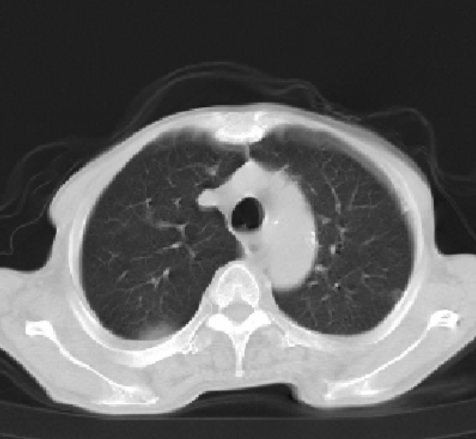
#> input picture ex1/lung.png, 476 x 439 px
$ python open_window.py
#> lines starting #> are read from the running program, lines starting #| are printed output that depends on the picture; after the words box and inside, x2 and y2 are one past the last pixel; in counts of white or black regions, pixels touching at a corner belong together
import numpy as np
import matplotlib.pyplot as plt
import cv2

img = cv2.imread("lung.png", 0).astype(np.float64)
#> img: shape (439, 476) float64; min 8, max 255, mean 95.3
cv2.imshow("origin", img/255)

x = np.arange(256)
fig, ax = plt.subplots(3, 1)

mask1 = (img >= 60) & (img <= 145)
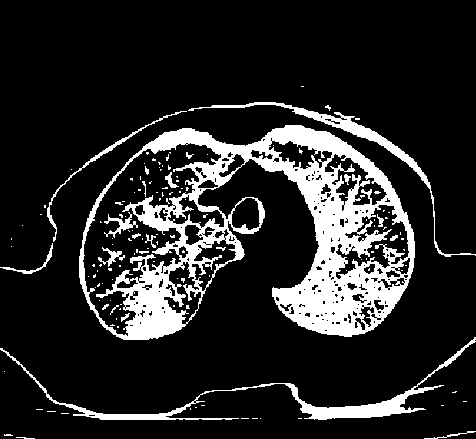
#> mask1: shape (439, 476) bool; 15.5% white; 140 white regions (117 under 20 px), largest, box (x1, y1, x2, y2) and area: (79, 125, 415, 340) 25227, (0, 337, 476, 420) 3152, (188, 102, 476, 257) 1805
img1 = img.copy()
img1[~mask1] = 0
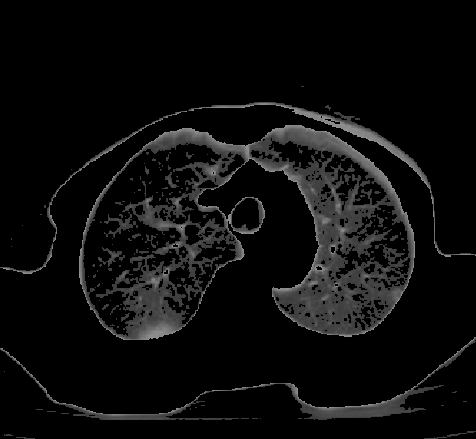
#> img1: shape (439, 476) float64; min 0, max 145, mean 12.5

y = x.copy()
y[(x<=60) | (x>=145)] = 0
ax[0].plot(x, y)


mask2 = (img > 150) & (img <= 210)
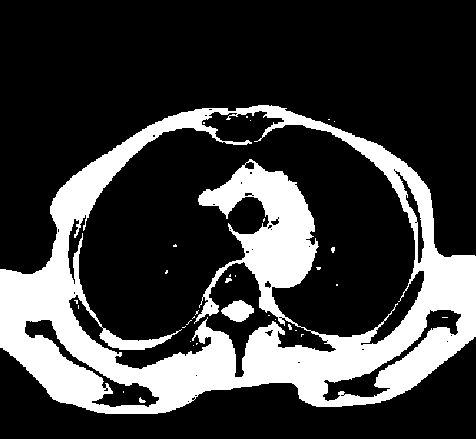
#> mask2: shape (439, 476) bool; 24.1% white; 33 white regions (29 under 20 px), largest, box (x1, y1, x2, y2) and area: (0, 105, 476, 414) 49674, (221, 300, 254, 322) 462, (225, 278, 232, 283) 24, (139, 397, 146, 403) 24
img2 = img.copy()
img2[~mask2] = 0
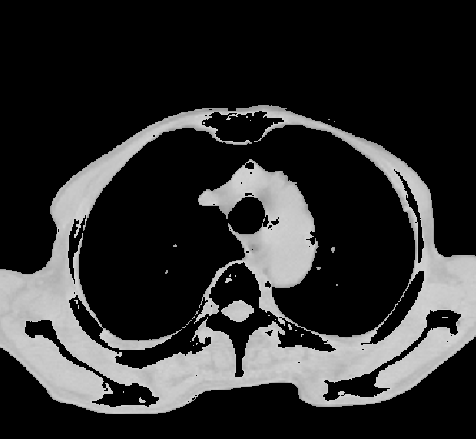
#> img2: shape (439, 476) float64; min 0, max 210, mean 46.7
y = x.copy()
y[(x<150) | (x>=210)] = 0
ax[1].plot(x, y)

mask3 = (img > 210)
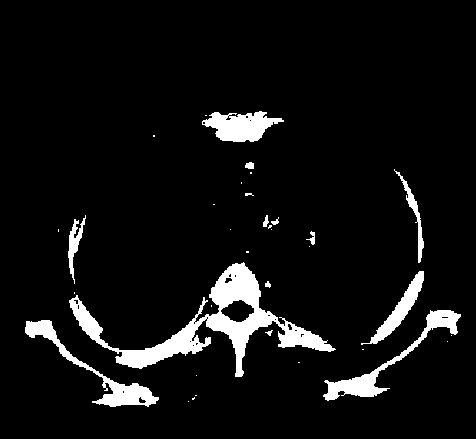
#> mask3: shape (439, 476) bool; 6.7% white; 35 white regions (22 under 20 px), largest, box (x1, y1, x2, y2) and area: (69, 262, 336, 377) 6529, (323, 310, 461, 401) 1867, (25, 320, 159, 407) 1842
img3 = img.copy()
img3[~mask3] = 0
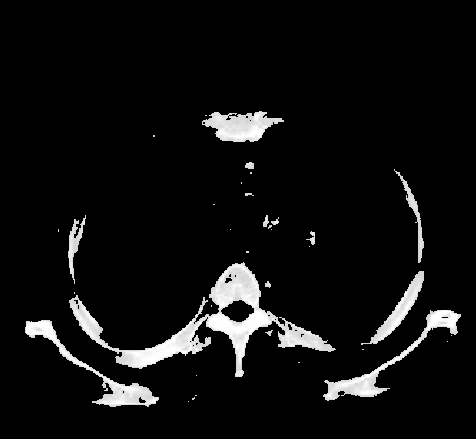
#> img3: shape (439, 476) float64; min 0, max 255, mean 15.4
y = x.copy()
y[x<210] = 0
ax[2].plot(x, y)

plt.show()
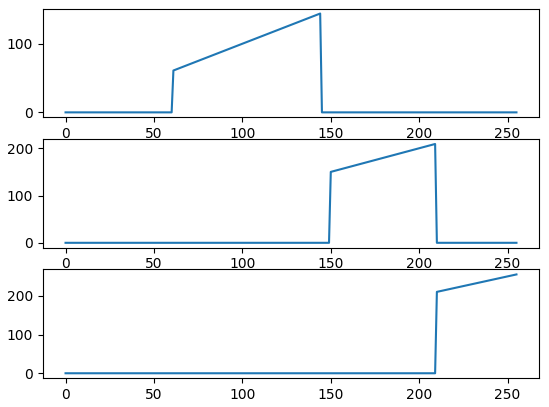
#> figure drawn by matplotlib, 3 panels; panel 1: curve peaks at x = 144, y = 144; panel 2: curve peaks at x = 209, y = 209; panel 3: curve peaks at x = 255, y = 255
cv2.imshow("1", img1/255)
cv2.imshow("2", img2/255)
cv2.imshow("3", img3/255)
cv2.waitKey(0)
